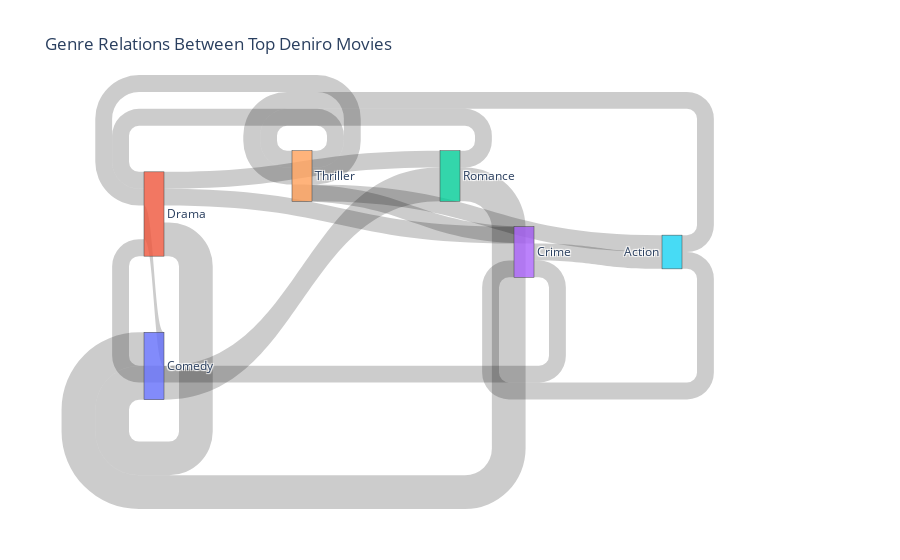

Notebook source saved alongside this figure:
### Code cell
fig_sankey.show()

### Figure 1 — Plotly figure (JSON) as saved in the notebook; plotly's stock layout.template omitted (floating-point values rounded to 4 significant figures)
{"data": [{"arrangement": "snap", "link": {"source": [0, 0, 1, 1, 1, 2, 2, 3, 3, 3, 4, 4, 4, 5, 5], "target": [1, 2, 0, 2, 3, 0, 1, 4, 5, 1, 1, 4, 5, 4, 3], "value": [2, 2, 2, 1, 1, 2, 1, 1, 1, 1, 1, 1, 1, 1, 1]}, "node": {"label": ["Comedy", "Drama", "Romance", "Crime", "Thriller", "Action"], "pad": 10, "x": [0.1, 0.1, 0.5, 0.6, 0.3, 0.8], "y": [0.7, 0.3, 0.2, 0.4, 0.2, 0.4]}, "type": "sankey"}], "layout": {"title": {"text": "Genre Relations Between Top Deniro Movies"}}}
